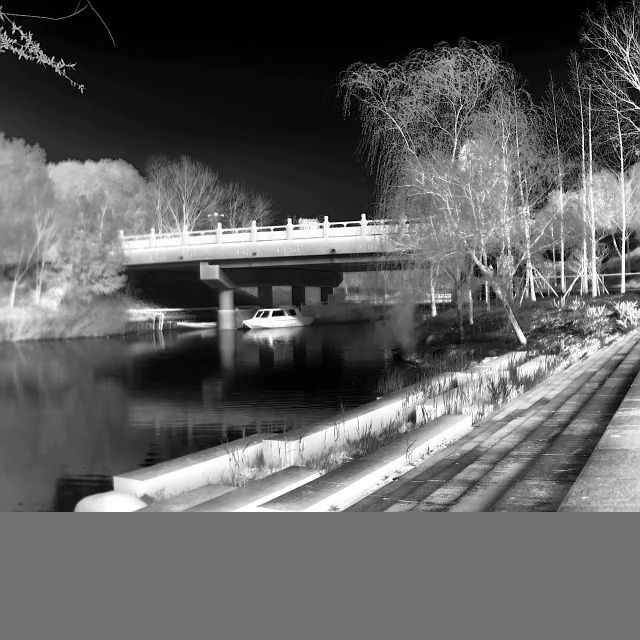
#> input picture tools/align-yoloX/ir_after_transf.png, 640 x 640 px
$ python resize.py
#> lines starting #> are read from the running program, lines starting #| are printed output that depends on the picture
import cv2
import os

# 指定输入图片路径和输出图片路径
input_image_path = "ir_after_transf.png"  # 替换为你的输入图片路径
output_image_path = "ir_after_transf_80.png"  # 指定输出图片路径

# 加载输入图片
img = cv2.imread(input_image_path)
#> img is the input picture: shape (640, 640, 3); min 0, max 255, mean 95.2

# 检查图片是否加载成功
if img is None:
    print(f"未能加载图片：{input_image_path}")
else:
    # 指定目标尺寸为 80x80
    target_size = (80, 80)

    # 调整图片大小
    resized_img = cv2.resize(img, target_size, interpolation=cv2.INTER_LINEAR)
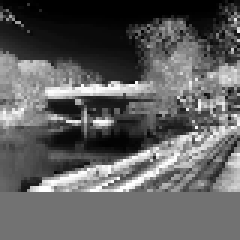
#> resized_img: shape (80, 80, 3) (shown 3 times larger); min 0, max 255, mean 95

    # 保存处理后的图片
    cv2.imwrite(output_image_path, resized_img)
    print(f"处理后的图片已保存到：{output_image_path}")

# 显示原始图片和处理后的图片（可选）
if img is not None:
    cv2.imshow("Original Image", img)
    cv2.imshow("Resized Image", resized_img)
    cv2.waitKey(0)
    cv2.destroyAllWindows()
